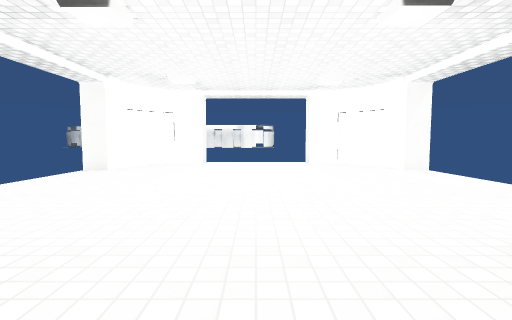
View 1 (above)

12 first-person views from a walk through a Unity game level. The camera is 1.2 m above the floor, tilts 4° down and sees 85° across. Doors are open. The floor is counted in squares, 2 m on a side. Each view is taken from the middle of a square. On the plan, view 1 faces up. The plan holds only what a view shows up to about 9 squares ahead; the rest is blank. The place goes on beyond the plan. The player character is not drawn. Surface patterns are stand-ins for the level's own textures.

View 2
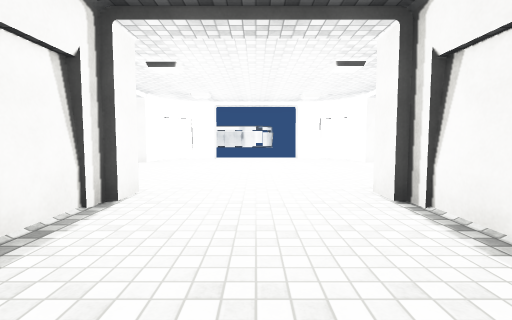

View 3
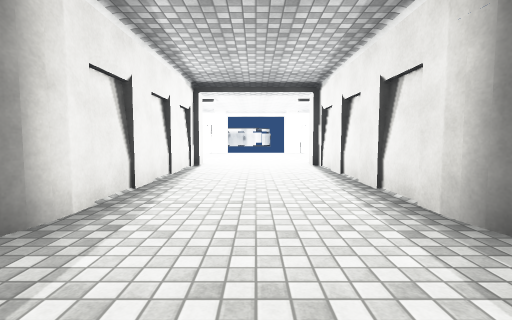

View 4
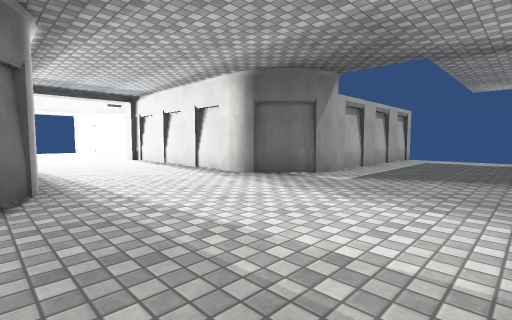

View 5
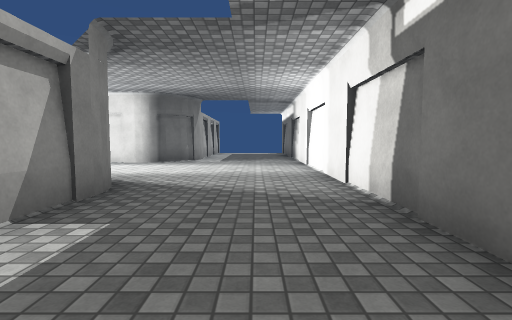

View 6
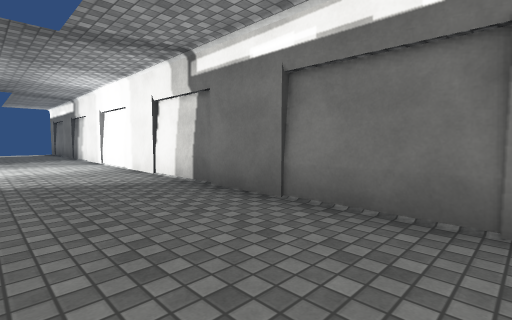

View 7
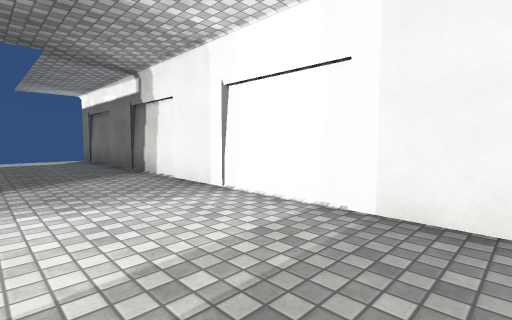

View 8
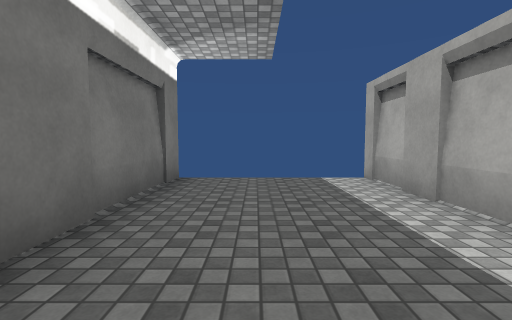

View 9
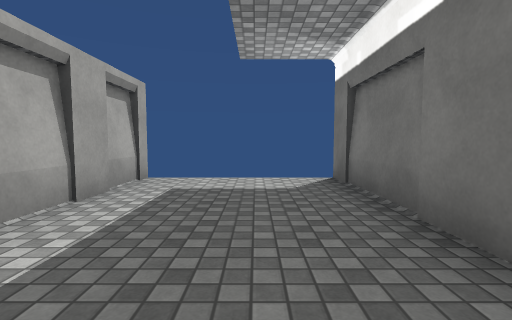

View 10
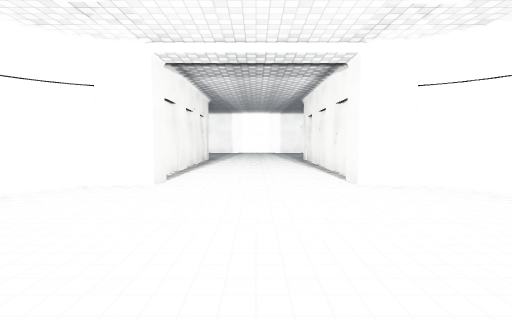

View 11
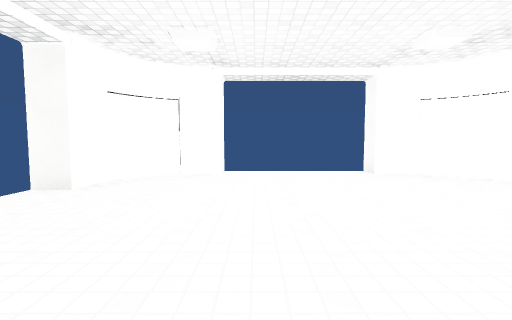

View 12
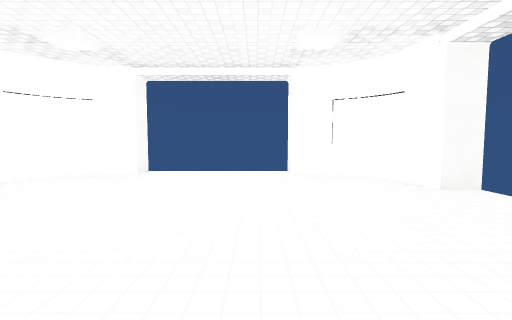

### Floor plan
Key: @ floor where view 1 was taken; # wall or solid block; . floor; D open door.
Columns run from 8 left of view 1 to 8 right of it. Each row starts with its distance up from view 1.
  8       #DDD#
  7      #.DDD.#
  6     ##.....##
  5      .......
  4      .......
  3      .......
  2     ##.....##
  1      ##...##
  0       #.@.#
 -1       #...#
 -2       #...#
 -3       #...#
 -4       #...#
 -5 ######.....######
 -6  ...............
 -7  ...............
 -8  ...............
 -9 #################

Positions as (right, up) in squares from view 1, and headings:
1: (0, 0), facing up
2: (0, -2), facing up
3: (0, -6), facing up
4: (-2, -8), facing up-right
5: (-6, -7), facing right
6: (-7, -6), facing down-right
7: (-2, -6), facing down-right
8: (-3, -7), facing left
9: (3, -7), facing right
10: (0, 5), facing down
11: (-2, 5), facing right
12: (2, 5), facing left
